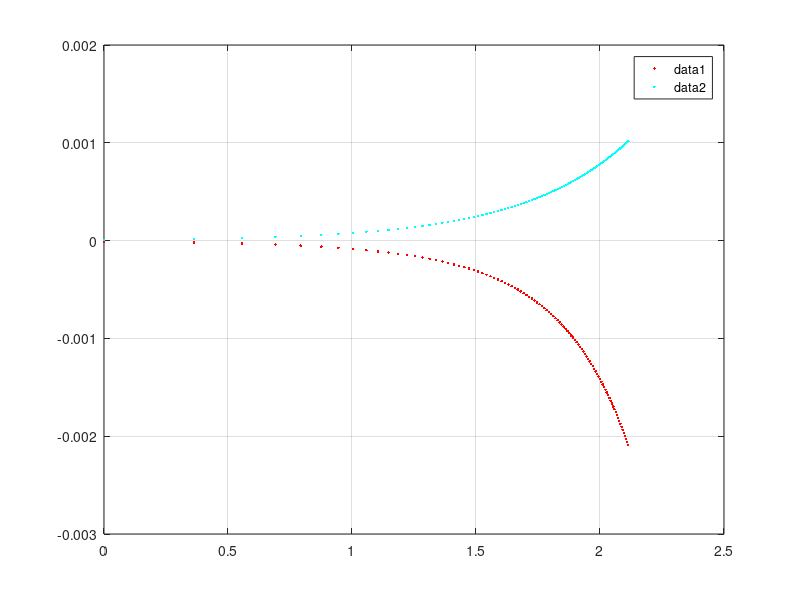

The MATLAB script that drew this image:
clc
clear
%%%%%%%%%%%%%%%%%
%Parameters
p_i = 60*101325; 
T_i = 300; 
d = 0.0005; 
ep = 0.4; 
c = 14600; 
gm = 1.409 ; 
mu_i = 9e-6; 
R = 4157; 
l = 0.01 ; 

%%%%%%%%%%%%%%%%%
n = 2/3; 


K = ep^3.*d.^2./(150.*(1-ep).^2) ; 
b = 1.75.*sqrt(K)./(sqrt(150).*ep.^(1.5)); 

% flow properties are nondimensionalised using bed input flow quantities
% p_i, rho_i, T_i, u_i
% length scales are nondimensionalised by hte particle diameter d


% nondimensionalised

%Re = pho_i.*u_i.*d./mu_i ; 
Fs = b./d;
Da = K./d.^2; 
%phi = (T_end-T_i)./T_i;
%Pr = mu_i.*c./k;
%S = (rho.*c)./(rho_i.*c);
%lb = k_m./k; 



% zeroth order quantities
%{ 
p_o = rho_o.*R.*T_o;
rho_o.*u_o = 1; 
% momentum eqn
% energy eqn
%}

%%%%%%%%%%%%%%%%%%%%%%%%%%%%%%
%random values
Re = linspace (1,130,100) ; 
%Re = 1.5; 
phi = linspace (1,15,4) ; 
phi = 15;

x = l./d; 

% mu = mu_i.*(T./T_i).^n;
% Re_exit = d./mu; 

for j = 1:numel(phi)
%%%%%%%%%%%%%%%%%%%%%%%%%%%%%%

for i=1:numel(Re)
q = (phi(j).*Re(i).*c.*T_i.*mu_i)./(l.*d) ; 

M_i = (gm-1)/gm.*q.*l./(phi(j).*p_i.*sqrt(gm.*R.*T_i)); 
%M_i = (gm-1)/gm.*Re(i).*c.*T_i.*mu_i./(d.*p_i.*sqrt(gm.*R.*T_i)); 
T = d./l.*phi(j).*x +1; 


p0_i2(i) = 1-gm.*M_i.^2 .* (3/4*l./(d.*phi(j).*Re(i).*Da).*(T.^(n+2)-1) + l*Fs./(d.*phi(j).*Da).*(T.^2-1)) ; 
p0_i(i) = sqrt (p0_i2(i)); 


tra(i) = (-gm.*M_i.^2.* (3/4*l./(d.*phi(j).*Re(i).*Da).*(T.^(n+2)-1) + 2.*l*Fs./(d.*phi(j).*Da).*(T.^2-1)))./(2*p0_i2(i));
trb(i) = (gm.*M_i.^2.* (3/4*l./(d.*phi(j).*Re(i).*Da).*(T.^(n+2)-1)))./(2*p0_i2(i));
end

dydx = gradient(log10(p0_i(:))) ./ gradient(log10(Re(:)));



txt = ['phi ',num2str(phi(j))];

figure(1)
hold on;box on; grid on;
%plot(log10(Re),dydx)
% plot(log10(Re),dydx,'DisplayName',txt)
plot(log10(Re),tra,'r.')
plot(log10(Re),trb,'c.')
%plot(log10(Re),dydx,'DisplayName',txt)

end
legend show

% figure(2)
% hold on;box on; grid on;
% plot(log10(Re),phi)
%plot(log10(Re),dydx,'DisplayName',txt)
% 
% [D,E] = find (dydx>-0.0002);
% val = log10(Re(D(end))); 


% figure(2)
% plot3(log10(Re),phi,dydx)

% %%%%%%%%%%%%%%%%%%%%%%%%%%%%%%%%%%%%%%%%%%%%%%%%%%%%%
% %%%%%%%%%%%%%%%%%%%%%%%%%%%%%%%%%%%%%%%%%%%%%%%%%%%%%
% %%%%%%%%%%%%%%%%%%%%%%%%%%%%%%
% %random values
% %Re = linspace (1,250,100) ; 
% Re = 32; 
% phi = linspace (1,15,50) ; 
% %phi = 16;
% 
% x = l./d; 
% i = 1; 
% 
% for j = 1:numel(phi)
% %%%%%%%%%%%%%%%%%%%%%%%%%%%%%%
% 
% q = (phi(j).*Re(i).*c.*T_i.*mu_i)./(l.*d) ; 
% 
% M_i = (gm-1)/gm.*q.*l./(phi(j).*p_i.*sqrt(gm.*R.*T_i)); 
% T = d./l.*phi(j).*x +1; 
% p0_i2 = 1-gm.*M_i.^2 .* (3/4*l./(d.*phi(j).*Re(i).*Da).*(T^(n+2)-1) + l*Fs./(d.*phi(j).*Da).*(T.^2-1)) ; 
% p0_i = sqrt (p0_i2); 
% dydx2(j) = (log10(p0_i)) ./ (log10(Re));
% 
% end
% 
% 
% 
% figure(4)
% hold on;box on; grid on;
% plot(phi,dydx2)
% %plot(phi,dydx,'DisplayName',txt)
% %plot(log10(Re),dydx,'DisplayName',txt)
% 
% 
% legend show
